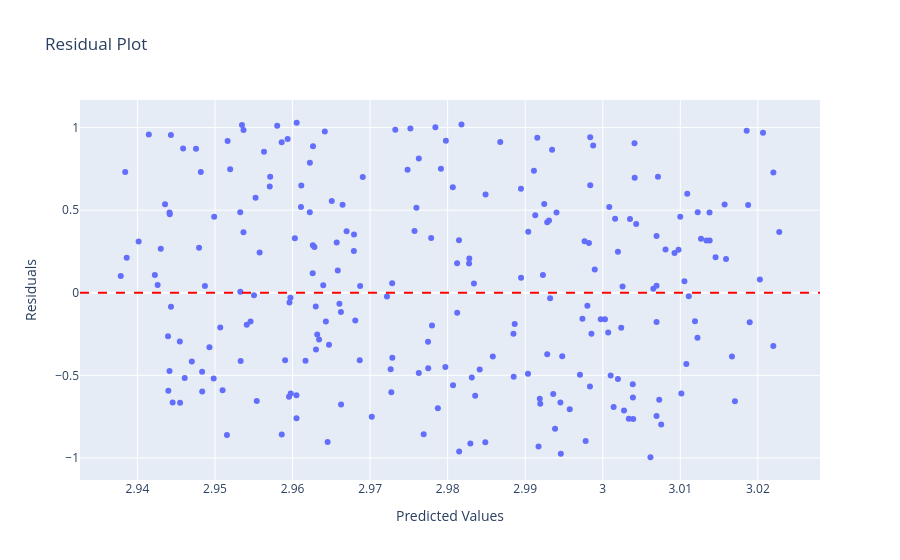

The cell this chart's notebook holds for it:
### Code cell
# Visualize — Residuals
residuals = y_test - y_pred

fig3 = px.scatter(
    x=y_pred,
    y=residuals,
    labels={'x': 'Predicted Values', 'y': 'Residuals'},
    title='Residual Plot'
)

# Zero residual line
fig3.add_hline(y=0, line_dash='dash', line_color='red')
fig3.show()

### Figure 1 — Plotly figure (JSON) as saved in the notebook; plotly's stock layout.template omitted (floating-point values rounded to 4 significant figures; data arrays with more than 128 entries replaced by an {"elided": "..."} marker saying what was removed)
{"data": [{"hovertemplate": "Predicted Values=%{x}<br>Residuals=%{y}<extra></extra>", "legendgroup": "", "marker": {"color": "#636efa", "symbol": "circle"}, "mode": "markers", "name": "", "orientation": "v", "showlegend": false, "type": "scatter", "x": {"elided": "234 float values"}, "xaxis": "x", "y": {"elided": "234 float values"}, "yaxis": "y"}], "layout": {"legend": {"tracegroupgap": 0}, "shapes": [{"line": {"color": "red", "dash": "dash"}, "type": "line", "x0": 0, "x1": 1, "xref": "x domain", "y0": 0, "y1": 0, "yref": "y"}], "title": {"text": "Residual Plot"}, "xaxis": {"anchor": "y", "domain": [0, 1], "title": {"text": "Predicted Values"}}, "yaxis": {"anchor": "x", "domain": [0, 1], "title": {"text": "Residuals"}}}}
